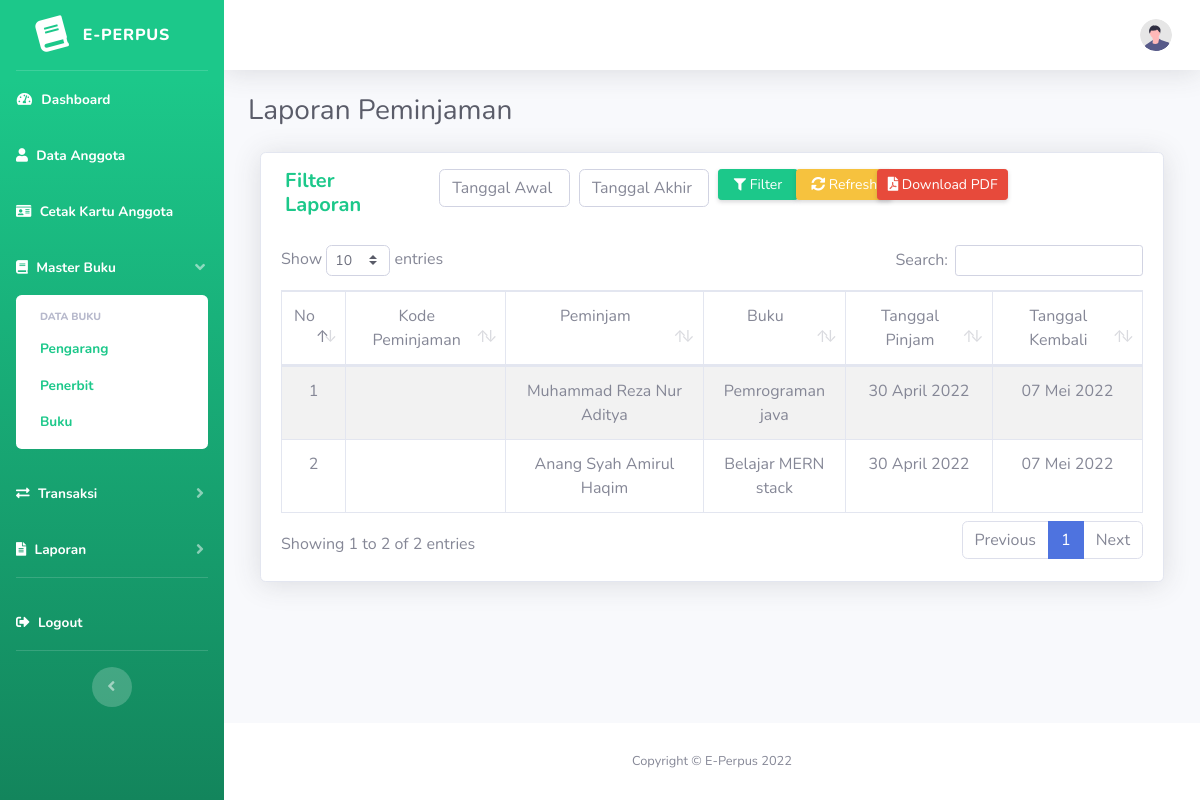
/index.php/laporan/Peminjaman, run on an earlier commit of the app's database.
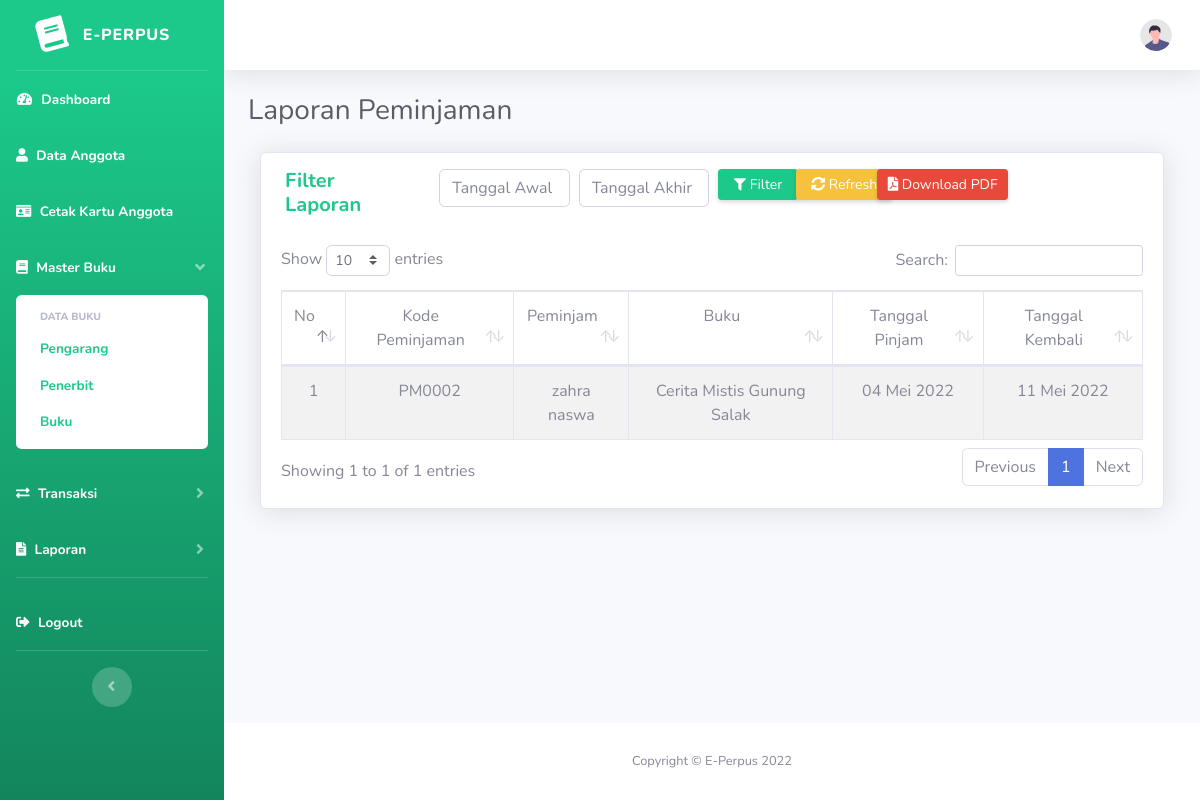
And on a later commit of the database.
### tables this page shows
CREATE TABLE `peminjaman` (
  `id_pinjam` int(11) NOT NULL,
  `kode_peminjaman` varchar(10) NOT NULL,
  `id_anggota` int(11) NOT NULL,
  `id_buku` int(11) NOT NULL,
  `tgl_pinjam` date NOT NULL,
  `tgl_kembali` date NOT NULL
);

CREATE TABLE `anggota` (
  `id_anggota` int(11) NOT NULL,
  `kode_anggota` varchar(10) NOT NULL,
  `foto` varchar(255) NOT NULL,
  `nama_anggota` varchar(255) NOT NULL,
  `jenis_kelamin` varchar(20) NOT NULL,
  `alamat` text NOT NULL,
  `no_hp` bigint(13) NOT NULL
);

CREATE TABLE `buku` (
  `id_buku` int(11) NOT NULL,
  `kode_buku` varchar(10) NOT NULL,
  `id_pengarang` int(11) NOT NULL,
  `id_penerbit` int(11) NOT NULL,
  `judul_buku` varchar(50) NOT NULL,
  `tahun_terbit` int(11) NOT NULL,
  `jumlah` int(11) NOT NULL
);

### application/controllers/Laporan.php (called while the page is built, shortened)
<?php
class Laporan extends CI_Controller {
    public function __construct()
    {
        $this->load->model('m_laporan');
        $this->load->helper('tgl_indo_helper');
        $this->load->library('pdf_report');
    }
    public function Peminjaman()
    {
        $tgl_awal = $this->input->post('tgl_awal');
        $tgl_akhir = $this->input->post('tgl_akhir');
        if (empty($tgl_awal) || empty($tgl_akhir)) {
            $isi['judul'] = 'Laporan Peminjaman';
            $isi['content'] = 'laporan/v_laporan_peminjaman';
            $isi['data'] = $this->m_laporan->getAllData();
        } else {
            $isi['judul'] = 'Laporan Peminjaman';
            $isi['content'] = 'laporan/v_laporan_peminjaman';
            $isi['data'] = $this->m_laporan->filterData($tgl_awal, $tgl_akhir);
        }
        $this->load->view('v_dashboard', $isi);
    }
}

### index.php (called while the page is built, shortened)
<?php
require_once BASEPATH.'core/CodeIgniter.php';

### application/models/m_laporan.php (called while the page is built, shortened)
<?php
class M_laporan extends CI_Model {
    public function getAllData()
    {
        $this->db->select('*');
        $this->db->from('peminjaman');
        $this->db->join('anggota', 'peminjaman.id_anggota = anggota.id_anggota');
        $this->db->join('buku', 'peminjaman.id_buku = buku.id_buku');
        return $this->db->get()->result();
    }
}

### application/helpers/tgl_indo_helper.php (called while the page is built, shortened)
<?php  if ( ! defined('BASEPATH')) exit('No direct script access allowed');
    if ( ! function_exists('mediumdate_indo'))
    {
        function tgl_indo_medium($tgl)
        {
            $ubah = gmdate($tgl, time()+60*60*8);
            $pecah = explode("-",$ubah);
            $tanggal = $pecah[2];
            $bulan = medium_bulan($pecah[1]);
            $tahun = $pecah[0];
            return $tanggal.'&nbsp;'.$bulan.'&nbsp;'.$tahun;
        }
    }
    if ( ! function_exists('medium_bulan'))
    {
        function medium_bulan($bln)
        {
            switch ($bln)
            {
                case 4:
                    return "April";
                    break;
                case 5:
                    return "Mei";
                    break;
            }
        }
    }

### application/views/laporan/v_laporan_peminjaman.php (the view, shortened to what the changed rows need)
<!DOCTYPE html>
<html lang="en">
<head>
</head>
<body>
    <div class="container-fluid">
        <div class="card shadow">
            <div class="card-body">
                <div class="table-responsive">
                    <table class="table table-bordered table-striped text-center" id="dataTable" width="100%" cellspacing="0">
                        <thead>
                            <tr>
                                <td>No</td>
                                <td>Kode Peminjaman</td>
                                <td>Peminjam</td>
                                <td>Buku</td>
                                <td>Tanggal Pinjam</td>
                                <td>Tanggal Kembali</td>
                            </tr>
                        </thead>
                        <tbody>
                            <?php
                                $no = 1;
                                foreach ($data AS $row) {?>
                                    <tr>
                                        <td><?= $no++; ?></td>
                                        <td><?= $row->kode_peminjaman; ?></td>
                                        <td><?= $row->nama_anggota; ?></td>
                                        <td><?= $row->judul_buku; ?></td>
                                        <td><?= tgl_indo_medium($row->tgl_pinjam); ?></td>
                                        <td><?= tgl_indo_medium($row->tgl_kembali); ?></td>
                                    </tr>
                                <?php }
                            ?>
                        </tbody>
                    </table>
                </div>
            </div>
        </div>
    </div>
</body>
</html>

What changed in the data, as far as the page shows it:
removed peminjaman: id_anggota.nama_anggota "Muhammad Reza Nur Aditya", id_buku.judul_buku "Pemrograman java", tgl_pinjam "30 April 2022", tgl_kembali "07 Mei 2022"
removed peminjaman: id_anggota.nama_anggota "Anang Syah Amirul Haqim", id_buku.judul_buku "Belajar MERN stack", tgl_pinjam "30 April 2022", tgl_kembali "07 Mei 2022"
added peminjaman: kode_peminjaman "PM0002", id_anggota.nama_anggota "zahra naswa", id_buku.judul_buku "Cerita Mistis Gunung Salak", tgl_pinjam "04 Mei 2022", tgl_kembali "11 Mei 2022"
Also different on the page:
text written by a page script: "Show entries Search: Showing 1 to 2 of 2 entries Previous 1 Next" → "Show entries Search: Showing 1 to 1 of 1 entries Previous 1 Next"
